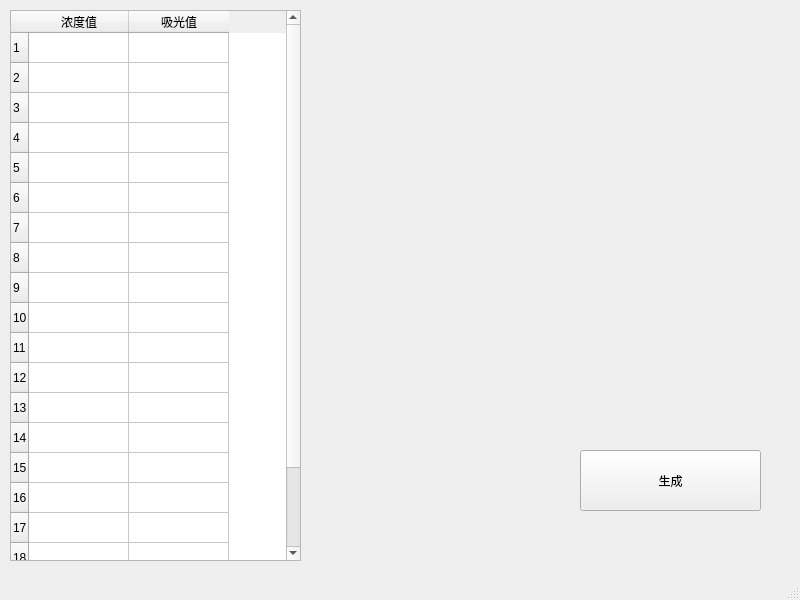
<?xml version="1.0" encoding="UTF-8"?>
<ui version="4.0">
 <class>MainWindow</class>
 <widget class="QMainWindow" name="MainWindow">
  <property name="geometry">
   <rect>
    <x>0</x>
    <y>0</y>
    <width>800</width>
    <height>600</height>
   </rect>
  </property>
  <property name="windowTitle">
   <string>MainWindow</string>
  </property>
  <widget class="QWidget" name="centralwidget">
   <widget class="QPushButton" name="pushButton">
    <property name="geometry">
     <rect>
      <x>580</x>
      <y>450</y>
      <width>181</width>
      <height>61</height>
     </rect>
    </property>
    <property name="text">
     <string>生成</string>
    </property>
   </widget>
   <widget class="QTableWidget" name="tableWidget">
    <property name="geometry">
     <rect>
      <x>10</x>
      <y>10</y>
      <width>291</width>
      <height>551</height>
     </rect>
    </property>
    <property name="frameShape">
     <enum>QFrame::StyledPanel</enum>
    </property>
    <property name="frameShadow">
     <enum>QFrame::Sunken</enum>
    </property>
    <attribute name="horizontalHeaderCascadingSectionResizes">
     <bool>false</bool>
    </attribute>
    <attribute name="horizontalHeaderShowSortIndicator" stdset="0">
     <bool>false</bool>
    </attribute>
    <attribute name="horizontalHeaderStretchLastSection">
     <bool>false</bool>
    </attribute>
    <row>
     <property name="text">
      <string>1</string>
     </property>
    </row>
    <row>
     <property name="text">
      <string>2</string>
     </property>
    </row>
    <row>
     <property name="text">
      <string>3</string>
     </property>
    </row>
    <row>
     <property name="text">
      <string>4</string>
     </property>
    </row>
    <row>
     <property name="text">
      <string>5</string>
     </property>
    </row>
    <row>
     <property name="text">
      <string>6</string>
     </property>
    </row>
    <row>
     <property name="text">
      <string>7</string>
     </property>
    </row>
    <row>
     <property name="text">
      <string>8</string>
     </property>
    </row>
    <row>
     <property name="text">
      <string>9</string>
     </property>
    </row>
    <row>
     <property name="text">
      <string>10</string>
     </property>
    </row>
    <row>
     <property name="text">
      <string>11</string>
     </property>
    </row>
    <row>
     <property name="text">
      <string>12</string>
     </property>
    </row>
    <row>
     <property name="text">
      <string>13</string>
     </property>
    </row>
    <row>
     <property name="text">
      <string>14</string>
     </property>
    </row>
    <row>
     <property name="text">
      <string>15</string>
     </property>
    </row>
    <row>
     <property name="text">
      <string>16</string>
     </property>
    </row>
    <row>
     <property name="text">
      <string>17</string>
     </property>
    </row>
    <row>
     <property name="text">
      <string>18</string>
     </property>
    </row>
    <row>
     <property name="text">
      <string>19</string>
     </property>
    </row>
    <row>
     <property name="text">
      <string>20</string>
     </property>
    </row>
    <column>
     <property name="text">
      <string>浓度值</string>
     </property>
    </column>
    <column>
     <property name="text">
      <string>吸光值</string>
     </property>
    </column>
   </widget>
  </widget>
  <widget class="QMenuBar" name="menubar">
   <property name="geometry">
    <rect>
     <x>0</x>
     <y>0</y>
     <width>800</width>
     <height>22</height>
    </rect>
   </property>
  </widget>
  <widget class="QStatusBar" name="statusbar"/>
 </widget>
 <resources/>
 <connections/>
</ui>
